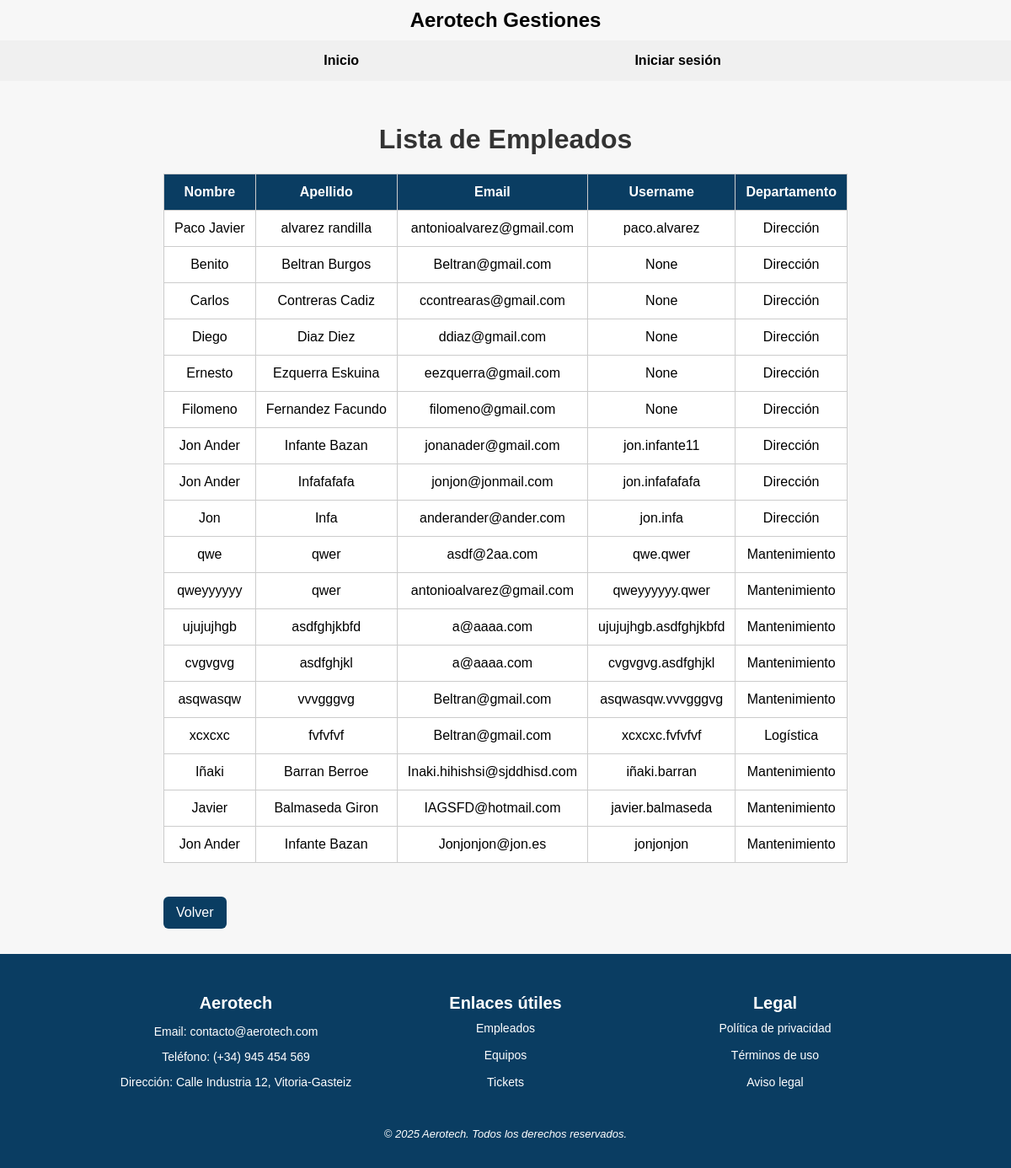
The page /Aerotech/lista_empleado/ on the database its author committed.
### Aerotech/models.py (models this page shows, shortened)
class Empleado(models.Model):
    DEPARTAMENTOS = [
        ('Dirección', 'Dirección'),
        ('Mantenimiento', 'Mantenimiento'),
        ('Logística', 'Logística'),
    ]
    dni = models.CharField(max_length=9, unique=True)
    nombre = models.CharField(max_length=100)
    apellidos = models.CharField(max_length=150)
    email = models.EmailField()
    telefono = models.CharField(max_length=15)
    username = models.CharField(max_length=150, unique=True, null=True, blank=True)
    departamento = models.CharField(max_length=50, choices=DEPARTAMENTOS)
    password = models.CharField(max_length=100, default="")   # PRUEBA PARA VER SI FUNCIONA EL LOGGER y pss VACIA

### Aerotech/views.py (the view)
# urls.py: path('lista_empleado/', views.ListaEmpleados.as_view(), name='lista-empleados'),
class ListaEmpleados(ListView):
    model = Empleado
    template_name = 'lista_empleados.html'
    context_object_name = 'empleados'

### Aerotech/templates/lista_empleados.html (shortened to what this page needs)
{% extends 'base.html' %}
{% block content %}
<h1>Lista de Empleados</h1>
<table>
    <thead>
        <tr>
            <th>Nombre</th>
            <th>Apellido</th>
            <th>Email</th>
            <th>Username</th>
            <th>Departamento</th>
        </tr>
    </thead>
    <tbody>
        {% for empleado in empleados %}
        <tr>
            <td>{{ empleado.nombre }}</td>
            <td>{{ empleado.apellidos }}</td>
            <td>{{ empleado.email }}</td>
            <td>{{ empleado.username }}</td>
            <td>{{ empleado.departamento}}</td>
        </tr>
        {% endfor %}
    </tbody>
</table>
<a class="btn" href="{% url 'home' %}">Volver</a>
{% endblock %}

### static/css/estilos.css (style rules this page uses)
html, body { height: 100%; padding: 0; display: flex; flex-direction: column; font-family: Arial, sans-serif; margin: 0px; background-color: #f7f7f7; }
h1 { color: #333; text-align: center; }
table { min-width: 800px; margin: 20px auto; border-collapse: collapse; background-color: white; }
th, td { border: 1px solid #ccc; padding: 12px; text-align: center; white-space: nowrap; }
th { background-color: #0a3d62; color: white; }
.btn { display: inline-block; margin-top: 20px; padding: 10px 15px; background-color: #0a3d62; color: white; text-decoration: none; border-radius: 6px; transition: background-color 0.3s ease; }

### rows shown on the page
Empleado: nombre "Paco Javier", apellidos "alvarez randilla", email "antonioalvarez@gmail.com", username "paco.alvarez", departamento "Dirección"
Empleado: nombre "Benito", apellidos "Beltran Burgos", email "Beltran@gmail.com", username "None", departamento "Dirección"
Empleado: nombre "Carlos", apellidos "Contreras Cadiz", email "ccontrearas@gmail.com", username "None", departamento "Dirección"
Empleado: nombre "Diego", apellidos "Diaz Diez", email "ddiaz@gmail.com", username "None", departamento "Dirección"
Empleado: nombre "Ernesto", apellidos "Ezquerra Eskuina", email "eezquerra@gmail.com", username "None", departamento "Dirección"
Empleado: nombre "Filomeno", apellidos "Fernandez Facundo", email "filomeno@gmail.com", username "None", departamento "Dirección"
Empleado: nombre "Jon Ander", apellidos "Infante Bazan", email "jonanader@gmail.com", username "jon.infante11", departamento "Dirección"
Empleado: nombre "Jon Ander", apellidos "Infafafafa", email "jonjon@jonmail.com", username "jon.infafafafa", departamento "Dirección"
Empleado: nombre "Jon", apellidos "Infa", email "anderander@ander.com", username "jon.infa", departamento "Dirección"
Empleado: nombre "qwe", apellidos "qwer", email "asdf@2aa.com", username "qwe.qwer", departamento "Mantenimiento"
Empleado: nombre "qweyyyyyy", apellidos "qwer", email "antonioalvarez@gmail.com", username "qweyyyyyy.qwer", departamento "Mantenimiento"
Empleado: nombre "ujujujhgb", apellidos "asdfghjkbfd", email "a@aaaa.com", username "ujujujhgb.asdfghjkbfd", departamento "Mantenimiento"
Empleado: nombre "cvgvgvg", apellidos "asdfghjkl", email "a@aaaa.com", username "cvgvgvg.asdfghjkl", departamento "Mantenimiento"
Empleado: nombre "asqwasqw", apellidos "vvvgggvg", email "Beltran@gmail.com", username "asqwasqw.vvvgggvg", departamento "Mantenimiento"
Empleado: nombre "xcxcxc", apellidos "fvfvfvf", email "Beltran@gmail.com", username "xcxcxc.fvfvfvf", departamento "Logística"
Empleado: nombre "Iñaki", apellidos "Barran Berroe", email "Inaki.hihishsi@sjddhisd.com", username "iñaki.barran", departamento "Mantenimiento"
Empleado: nombre "Javier", apellidos "Balmaseda Giron", email "IAGSFD@hotmail.com", username "javier.balmaseda", departamento "Mantenimiento"
Empleado: nombre "Jon Ander", apellidos "Infante Bazan", email "Jonjonjon@jon.es", username "jonjonjon", departamento "Mantenimiento"
